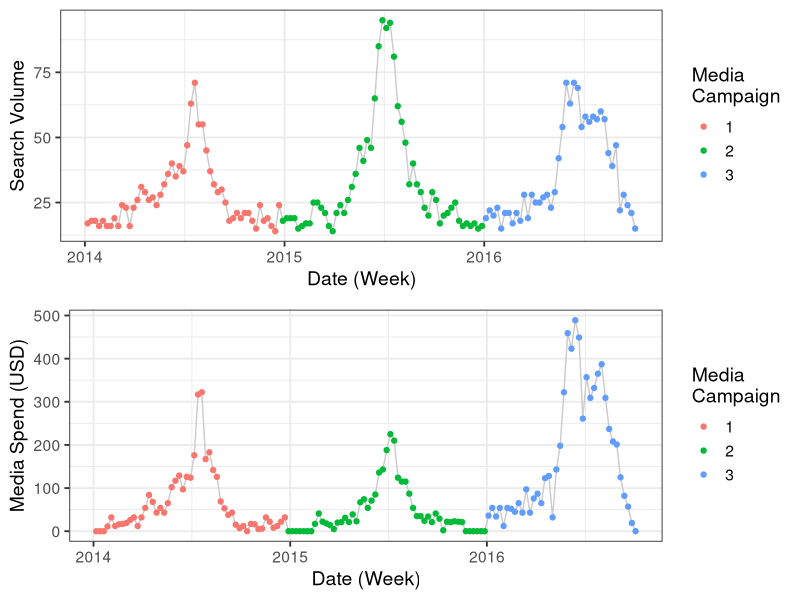

Source code (R): (Note: this script raises an error after producing the figure.)




# libraries requierements ----
sapply(c(# manupulation & transformation libraries
         'here', 'tidyverse', 'lubridate',
         # plotting extras 
         'gridExtra',
         # modeling libraries
         'arm', 'forecast', 'sweep', 
         # shiny libraries
         'shiny'), 
       function(pkg){
          res <- require(pkg, character.only = T, quietly = T)
          
          if(!res){
            message('...downloading pckg...')
            install.packages(pkg)
            message('...installed pckg...')
            
            res <- require(pkg, character.only = T, quietly = T)
          }
          
          return(res)
        })

# ggplot theme bw default with bigger font size
theme_set(theme_bw(base_size = 14))


# project working directory ----
setwd(here::here())
getwd()

# reading data ----
tbl_data <- 
  read_csv("data.csv") %>% 
  # column name modifications to standard
  rename_all(function(col){
    col %>% 
      tolower %>% 
      str_replace_all(" ", "_") %>% 
      str_replace_all("\\(", "") %>% 
      str_replace_all("\\)", "") 
  }) %>% 
  # date_week to date type 
  mutate(date_week_fmt = dmy(date_week))

# eda ----
tbl_data %>% dim() # 144 x 5
tbl_data %>% summary() # jan 2014 to oct 2016

# The advertising has specifically intended to increase in Search volumes and over time three different (non-overlapping) advertising campaigns have been used.

gg.1 <- 
  tbl_data %>% 
  ggplot(aes(x = date_week_fmt, 
             y = search_volume)) + 
  geom_line(color = 'gray80') + 
  geom_point(aes(color = factor(media_campaign))) + 
  ylab('Search Volume') + 
  xlab('Date (Week)') + 
  guides(color = guide_legend("Media\nCampaign"))

gg.2 <- 
  tbl_data %>% 
  ggplot(aes(x = date_week_fmt, 
             y = media_spend_usd)) + 
  geom_line(color = 'gray80') + 
  geom_point(aes(color = factor(media_campaign))) + 
  ylab('Media Spend (USD)') + 
  xlab('Date (Week)') + 
  guides(color = guide_legend("Media\nCampaign"))

grid.arrange(gg.1, gg.2, ncol = 1)


# adstock ----


# (filter) Applies linear filtering to a univariate time series or to each series separately of a multivariate time series
# x: a univariate or multivariate time series.
# filter: a vector of filter coefficients in reverse time order (as for AR or MA coefficients).
# method: Either "convolution" or "recursive" (and can be abbreviated). If "convolution" a moving average is used: if "recursive" an autoregression is used.

fct_rf <- .5

# adstock function
fun_adstock_calc <- 
  function(spend, rf){
    # adstock (i) = Spend (i) + [ rf x Adstock (i-1) ]
    # Input: 
    # - spend: vector of media spend
    # - rf: retention factor [0, 1]
    # Output:
    # - adstock: adstock measure
    
    adstock <- stats::filter(spend, rf, method = 'recursive')
    return(adstock)
}


fun_adstock_calc(tbl_searches$media_spend_usd[1:10], fct_rf)
